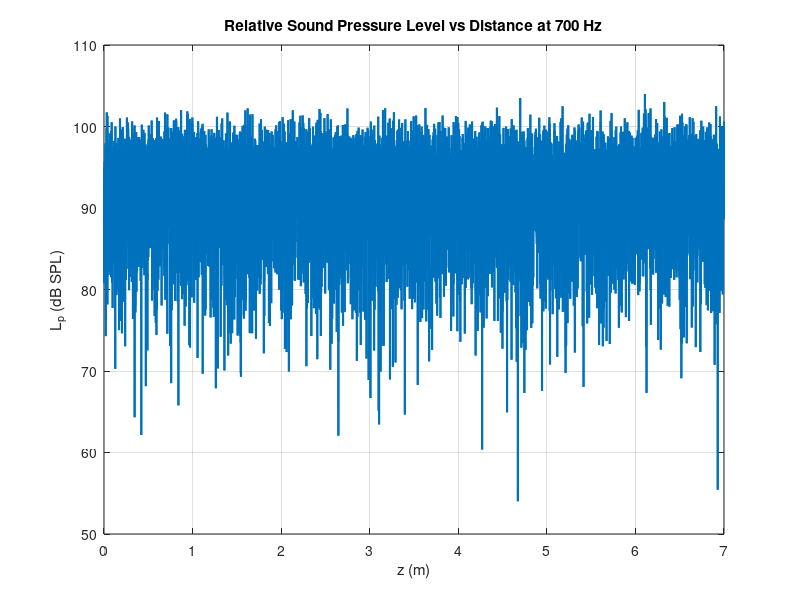
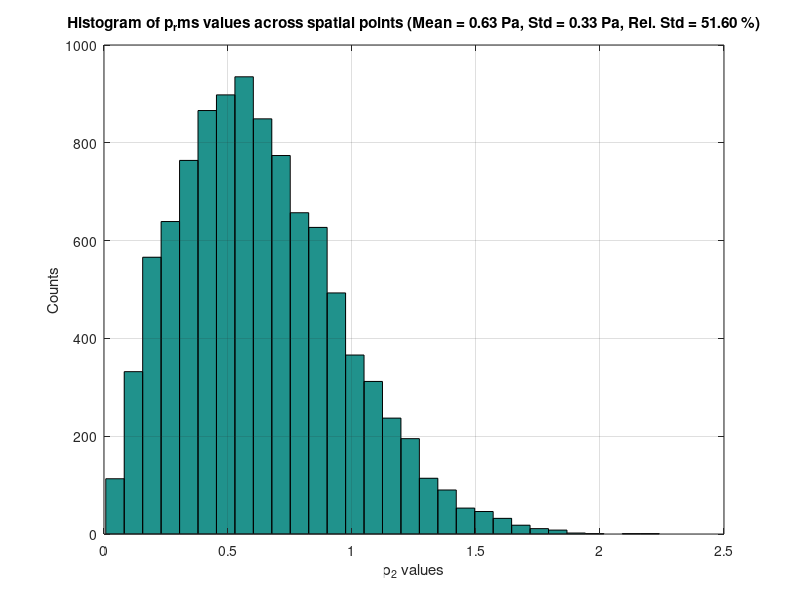
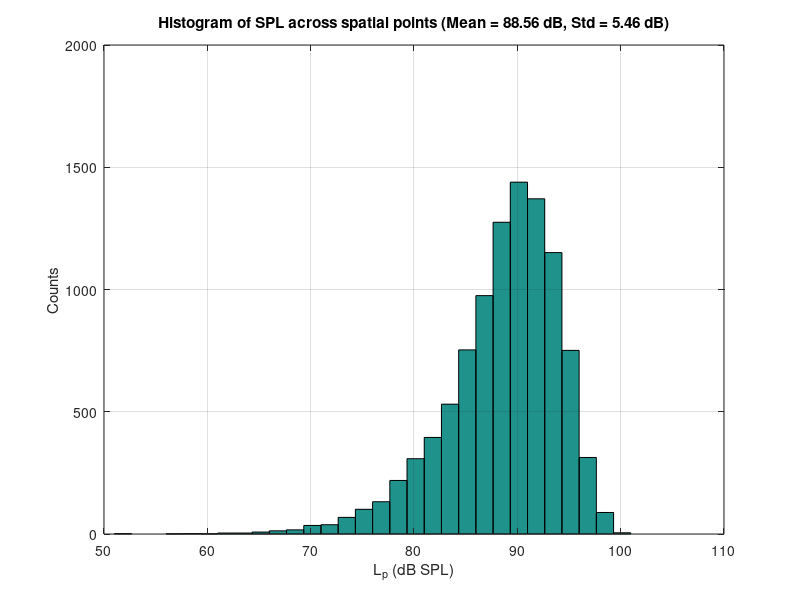
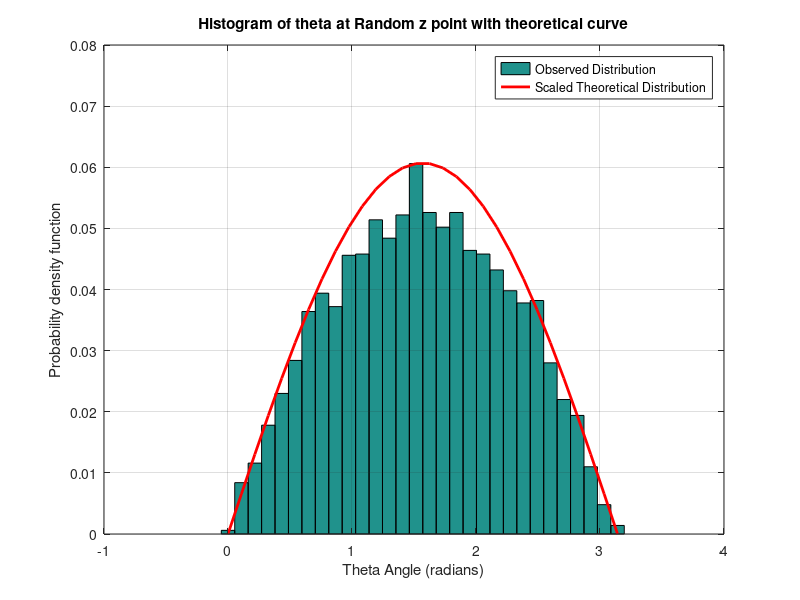

The MATLAB script that drew these images, in order:
%% function

Nwaves = 5000; % amount of plane waves for each point
Npoints = 10000; % space points
Lz = 7;        % z length room (m)
c = 343;       % (m/s)
f = 700;       % (Hz)
omega = 2 * pi * f ;
k = omega / c;

z_values = linspace(0, Lz, Npoints); % space points
p2_values = zeros(size(z_values));

phi_random = [];
theta_random = [];

rand_idx = randi([1, Npoints]);

for idx = 1:length(z_values)
    r = z_values(idx);
    phi_i = rand(1, Nwaves) * 2 * pi; 
    theta_i = acos(2 * rand(1, Nwaves) - 1); 
    
    if idx == rand_idx
        phi_random = phi_i;
        theta_random = theta_i;
    end
    
    sum_exp = sum(exp(-1j * (k * r * cos(theta_i) + phi_i))); 
    p2_values(idx) = (1/Nwaves) * abs(sum_exp)^2;
end

fprintf('Size of p2_values array: %d x %d\n', size(p2_values,1), size(p2_values,2));

p_ref = 2 * 10^(-5);
pref_sq = p_ref^2;

figure;
plot(z_values, 10*log10(p2_values / pref_sq), 'LineWidth', 1.5);
grid on;
title('Relative Sound Pressure Level vs Distance at 700 Hz');
xlabel('z (m)');
ylabel('L_p (dB SPL)');

%% stats

p_rms = sqrt(p2_values/2);

mean_p = mean(p_rms);
std_p = std(p_rms);
rel_std_p = std_p / mean_p * 100; 

Lp_values = 20 * log10(p_rms / p_ref);
mean_Lp = mean(Lp_values);
std_Lp = std(Lp_values);

N_bins = 30;
figure;
hist(p_rms, N_bins);
grid on;
title(['Histogram of p_rms values across spatial points ' ...
    '(Mean = ' num2str(mean_p, '%.2f') ' Pa, Std = ' num2str(std_p, '%.2f') ...
    ' Pa, Rel. Std = ' num2str(rel_std_p, '%.2f') ' %)']);
xlabel('p_2 values');
ylabel('Counts');

figure;
hist(Lp_values, N_bins);
grid on;
title(['Histogram of SPL across spatial points ' ...
    '(Mean = ' num2str(mean_Lp, '%.2f') ' dB, ' ...
    'Std = ' num2str(std_Lp, '%.2f') ' dB)']);
xlabel('L_p (dB SPL)');
ylabel('Counts');


% stats on phi and theta
theta_bins = linspace(0, pi, N_bins);
theta_hist = hist(theta_random, theta_bins);
theta_pdf_theoretical = sin(theta_bins) / 2;

theta_hist_normalized = theta_hist / sum(theta_hist); 
max_theta_hist = max(theta_hist_normalized); 
theta_pdf_theoretical_scaled = (theta_pdf_theoretical / max(theta_pdf_theoretical)) * max_theta_hist;

% Phi distribution
phi_bins = linspace(0, 2*pi, N_bins);
phi_hist = hist(phi_random, phi_bins);
phi_pdf_theoretical = ones(size(phi_bins)) / (2*pi); 

% Normalization
phi_hist_normalized = phi_hist / sum(phi_hist); 
max_phi_hist = max(phi_hist_normalized); 
phi_pdf_theoretical_scaled = (phi_pdf_theoretical / max(phi_pdf_theoretical)) * max_phi_hist;

% Plot theta histogram with theoretical curve
figure;
bar(theta_bins, theta_hist_normalized, 'hist'); 
hold on;
plot(theta_bins, theta_pdf_theoretical_scaled, 'r', 'LineWidth', 2);
grid on;
title('Histogram of theta at Random z point with theoretical curve');
xlabel('Theta Angle (radians)');
ylabel('Probability density function');
legend('Observed Distribution', 'Scaled Theoretical Distribution');

% Plot phi histogram with theoretical curve
figure;
bar(phi_bins, phi_hist_normalized, 'hist'); 
hold on;
plot(phi_bins, phi_pdf_theoretical_scaled, 'r', 'LineWidth', 2);
grid on;
title('Histogram of Phi at random z Point with theoretical curve');
xlabel('Phase Angle (radians)');
ylabel('Probability density function');
legend('Observed Distribution', 'Scaled Theoretical Distribution');

%% OLD VERSION OF STATS PART

% p_ref = 2 * 10^(-5);
% 
% % Relative sound pressure level (SPL)
% figure;
% plot(z_values, 10*log10(p2_values / (p_ref)^2), 'LineWidth', 1.5);
% grid on;
% title('Relative Sound Pressure Level vs Distance at 700 Hz');
% xlabel('z (m)');
% ylabel('L_p (dB SPL)');
% 
% % stats
% mean_p2 = mean(p2_values);
% std_p2 = std(p2_values);
% rel_std_p2 = std_p2 / mean_p2 * 100; % relative std (%)
% 
% mean_p2_dB = mean(10*log10(p2_values / (p_ref)^2));
% std_p2_dB = std(10*log10(p2_values / (p_ref)^2));
% rel_std_p2_dB = std_p2_dB / mean_p2_dB * 100; % relative std (%)
% 
% % Histograms (p2 and dB) for one sound field
% N_bins = 30;
% figure;
% hist(p2_values, N_bins);
% grid on;
% title(['Histogram of p_2 values across spatial points ' ...
%     '(Mean = ' num2str(mean_p2, '%.2f') ' Pa, Std = ' num2str(std_p2, '%.2f') ...
%     ' Pa, Rel. Std = ' num2str(rel_std_p2, '%.2f') ' %)']);
% xlabel('p_2 values');
% ylabel('Counts');
% 
% figure;
% hist(10*log10(p2_values / (p_ref)^2), N_bins);
% grid on;
% title(['Histogram of SPL across spatial points ' ...
%     '(Mean = ' num2str(10*log10(mean_p2_dB / (p_ref)^2), '%.2f') ' dB, ' ...
%     'Std = ' num2str(10*log10(std_p2_dB / (p_ref)^2), '%.2f') ' dB, ' ...
%     'Rel. Std = ' num2str(rel_std_p2_dB, '%.2f') '%)']);
% xlabel('L_p (dB SPL)');
% ylabel('Counts');
